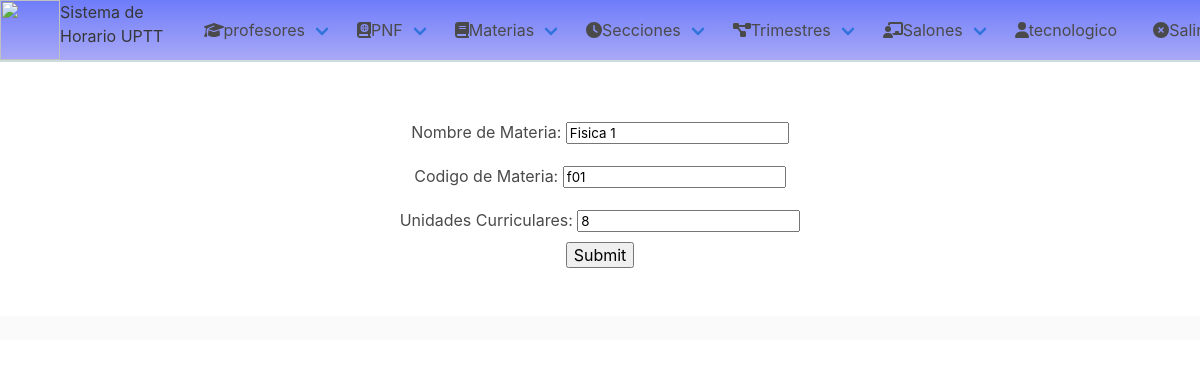
The page /materia/5 (signed in) on the database as committed earlier.
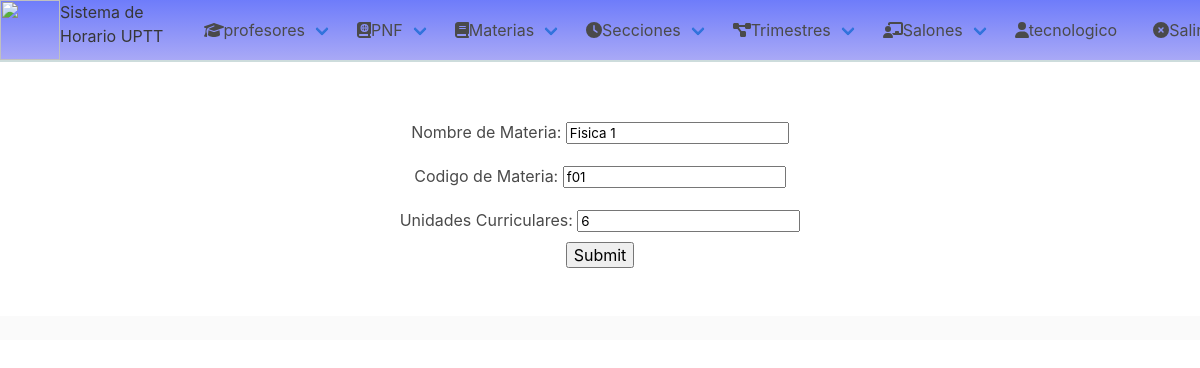
The same page on the database as committed later.
### horario/models.py (models this page shows, shortened)
class Materias(models.Model):
    nombre = models.CharField('Nombre de Materia', max_length=50)
    codigo = models.CharField('Codigo de Materia', max_length=10)
    unidadesC = models.PositiveIntegerField('Unidades Curriculares')
    class Meta:
        ordering = ["nombre"]
        verbose_name_plural = "Materias"

### horario/views.py (the view)
# urls.py: path('materia/<int:pk>', views.UpdateMaterias.as_view(), name='actualizar materia'),
class UpdateMaterias(LoginRequiredMixin, generic.UpdateView):
    model = Materias
    fields = ['nombre', 'codigo', 'unidadesC']
    template_name = 'horario/generic_form.html'
    success_url = '/confirmado'

### templates/horario/generic_form.html
{% extends 'base.html' %}
{% block content %}
<div class="container">
<form class="field has-text-centered" method="post">{% csrf_token %}
    {{ form.as_p }}
<input class="control" type="submit">
</form>
</div>
{% endblock %}

Rows that differ between the two databases and show on the page:
changed Materias "Fisica 1": unidadesC "8" → "6"
